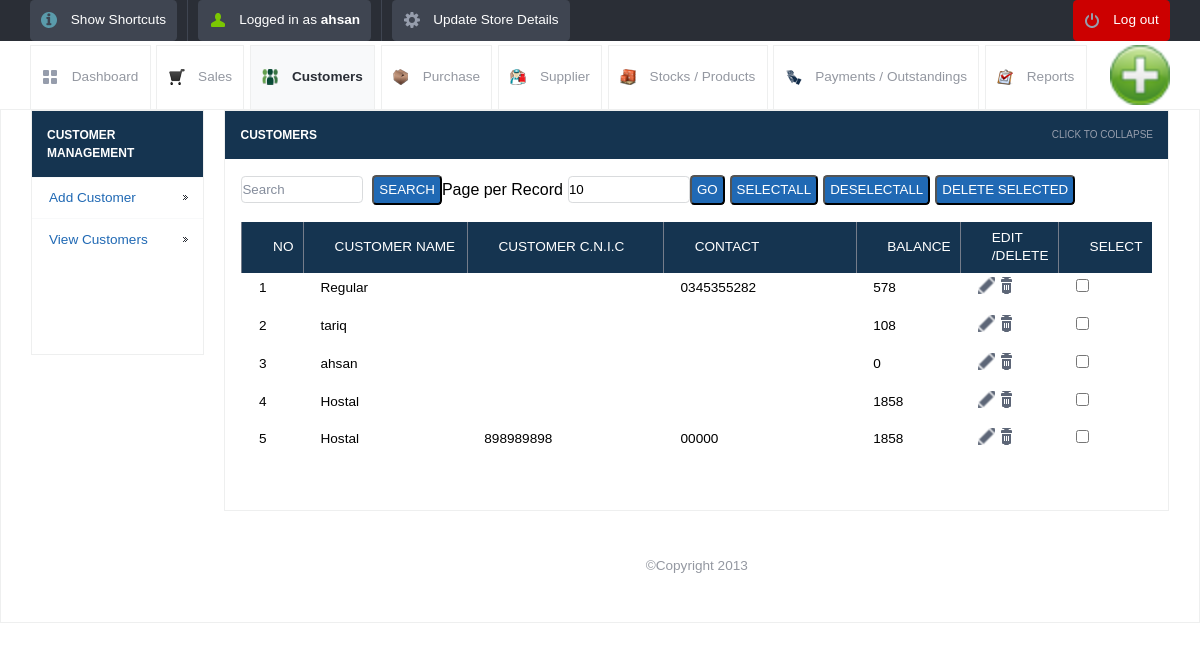
/view_customers.php (signed in), run on the app's committed database.
### tables this page shows
CREATE TABLE IF NOT EXISTS `customer_details` (
  `id` int(10) unsigned NOT NULL AUTO_INCREMENT,
  `customer_name` varchar(200) NOT NULL,
  `customer_address` varchar(500) NOT NULL,
  `customer_contact1` varchar(100) NOT NULL,
  `customer_contact2` varchar(100) NOT NULL,
  `balance` int(11) NOT NULL,
  PRIMARY KEY (`id`)
);

### view_customers.php (the view, shortened to what this page needs)
<!DOCTYPE html>
<html lang="en">
<head>
	<link rel="stylesheet" href="css/style.css">
	<?php include_once("tpl/common_js.php"); ?>
<link rel="stylesheet"  href="dist/js/jquery.alerts.css" >
</head>
<body>
	<?php include_once("tpl/top_bar.php"); ?>
	<div id="header-with-tabs">
		<div class="page-full-width cf">
			<ul id="tabs" class="fl">
				<li><a href="dashboard.php" class="dashboard-tab">Dashboard</a></li>
				<li><a href="view_sales.php" class=" sales-tab">Sales</a></li>
				<li><a href="view_customers.php" class="active-tab customers-tab">Customers</a></li>
				<li><a href="view_purchase.php" class="purchase-tab">Purchase</a></li>
				<li><a href="view_supplier.php" class="  supplier-tab">Supplier</a></li>
				<li><a href="view_product.php" class="stock-tab">Stocks / Products</a></li>
				<li><a href="view_payments.php" class="payment-tab">Payments / Outstandings</a></li>
				<li><a href="view_report.php" class="report-tab">Reports</a></li>
			</ul>
			<a href="#" id="company-branding-small" class="fr"><img src="<?php if(isset($_SESSION['logo'])) { echo "upload/".$_SESSION['logo'];}else{ echo "upload/posnic.png"; } ?>" alt="Point of Sale" /></a>
		</div>
	</div>
	<div id="content">
		<div class="page-full-width cf">
			<div class="side-menu fl">
				<h3>Customer Management</h3>
				<ul>
					<li><a href="add_customer.php">Add Customer</a></li>
					<li><a href="view_customers.php">View Customers</a></li>
				</ul>
				        <div style="background: #ffffff">
<ins class="adsbygoogle"
     style="display:inline-block;width:120px;height:90px"
     data-ad-client="ca-pub-5212135413309920"
     data-ad-slot="3677012951"></ins>
                                </div>
			</div>
			<div class="side-content fr">
				<div class="content-module">
					<div class="content-module-heading cf">
						<h3 class="fl">Customers</h3>
						<span class="fr expand-collapse-text">Click to collapse</span>
					</div>
						<div class="content-module-main cf">
					<table>
<form action="" method="post" name="search" >
    <input name="searchtxt" type="text" class="round my_text_box" placeholder="Search" >
&nbsp;&nbsp;<input name="Search" type="submit" class="my_button round blue   text-upper" value="Search">
</form>
 <form action="" method="get" name="limit_go">
    Page per Record<input name="limit" type="text" class="round my_text_box" id="search_limit" style="margin-left:5px;" value="<?php if(isset($_GET['limit'])) echo $_GET['limit']; else echo "10"; ?>" size="3" maxlength="3">
    <input name="go"  type="button" value="Go" class=" round blue my_button  text-upper" onclick="return confirmLimitSubmit()">
</form>
<form name="deletefiles" action="delete.php" method="post">
<input type="button" name="selectall" value="SelectAll" class="my_button round blue   text-upper" onClick="checkAll()"  style="margin-left:5px;"/>
<input type="button" name="unselectall" value="DeSelectAll" class="my_button round blue   text-upper" onClick="uncheckAll()" style="margin-left:5px;" />
<input name="dsubmit" type="button" value="Delete Selected" class="my_button round blue   text-upper" style="margin-left:5px;" onclick="return confirmDeleteSubmit()"/>
					<table>
		<?php
	$limit = 10;
	$page = $_GET['page'];
	if($page)
		$start = ($page - 1) * $limit;
	else
		$start = 0;
	$sql = "SELECT * FROM customer_details LIMIT $start, $limit ";
	$result = mysql_query($sql);
	if ($page == 0) $page = 1;
	$pagination = "";
?>
							<tr>
								<th width="10%">No</th>
								<th width="20%">Customer Name</th>
                                <th width="25%">Customer C.n.i.c</th>
								<th width="25%">Contact</th>
								<th width="10%">Balance</th>
								<th width="10%">Edit /Delete</th>
                                                                <th>Select</th>
							</tr>
<?php $i=1; $no=$page-1; $no=$no*$limit;	while($row = mysql_fetch_array($result))
{
 ?>
	<tr>
   <td> <?php echo $no+$i; ?></td>
   <td><?php echo $row['customer_name']; ?></td>
   <td> <?php echo $row['customer_contact2']; ?></td>
   <td> <?php echo $row['customer_contact1']; ?></td>
   <td> <?php echo $row['balance'];?></td>
    <td>	<a href="update_customer_details.php?sid=<?php echo $row['id'];?>&table=customer_details&return=view_customers.php"	class="table-actions-button ic-table-edit">
	</a>
	<a  href="javascript:confirmSubmit(<?php echo $row['id'];?>,'customer_details','view_customers.php')" class="table-actions-button ic-table-delete"></a>
	</td>
	<td><input type="checkbox" value="<?php echo $row['id']; ?>" name="checklist[]" id="check_box" /></td>
</tr>
<?php $i++; } ?>
 <tr>
       <td align="center"><div style="margin-left:20px;"><?php echo $pagination; ?></div></td>
      </tr>
</table>
</form>
		</div>
	</div>
		<div id="footer">
		<p> &copy;Copyright 2013</p>
	</div>
</body>
</html>

### data on the page
customer_details: i "1", customer_name "Regular", customer_contact1 "0345355282", balance "578"
customer_details: i "2", customer_name "tariq", balance "108"
customer_details: i "3", customer_name "ahsan", balance "0"
customer_details: i "4", customer_name "Hostal", balance "1858"
customer_details: i "5", customer_name "Hostal", customer_contact2 "898989898", customer_contact1 "00000", balance "1858"

### other printed values
$POSNIC['username'] "ahsan"
